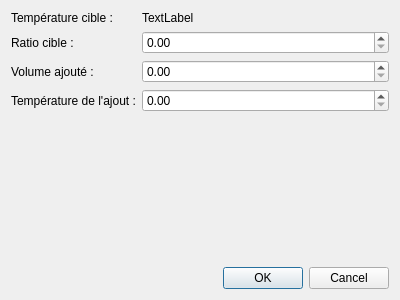
<?xml version="1.0" encoding="UTF-8"?>
<ui version="4.0">
 <class>DialogStepBrewday</class>
 <widget class="QDialog" name="DialogStepBrewday">
  <property name="geometry">
   <rect>
    <x>0</x>
    <y>0</y>
    <width>400</width>
    <height>300</height>
   </rect>
  </property>
  <property name="windowTitle">
   <string>Ajuster le brassage</string>
  </property>
  <layout class="QGridLayout" name="gridLayout">
   <item row="0" column="0">
    <layout class="QFormLayout" name="formLayout">
     <item row="0" column="0">
      <widget class="QLabel" name="label">
       <property name="text">
        <string>Température cible :</string>
       </property>
      </widget>
     </item>
     <item row="0" column="1">
      <widget class="QLabel" name="labelTargetTemp">
       <property name="text">
        <string>TextLabel</string>
       </property>
      </widget>
     </item>
     <item row="1" column="0">
      <widget class="QLabel" name="label_2">
       <property name="text">
        <string>Ratio cible :</string>
       </property>
      </widget>
     </item>
     <item row="2" column="0">
      <widget class="QLabel" name="label_3">
       <property name="text">
        <string>Volume ajouté :</string>
       </property>
      </widget>
     </item>
     <item row="3" column="0">
      <widget class="QLabel" name="label_4">
       <property name="text">
        <string>Température de l'ajout :</string>
       </property>
      </widget>
     </item>
     <item row="1" column="1">
      <widget class="QDoubleSpinBox" name="doubleSpinBoxTargetRatio"/>
     </item>
     <item row="2" column="1">
      <widget class="QDoubleSpinBox" name="doubleSpinBoxInfuseAmount"/>
     </item>
     <item row="3" column="1">
      <widget class="QDoubleSpinBox" name="doubleSpinBoxWaterTemp"/>
     </item>
    </layout>
   </item>
   <item row="1" column="0">
    <widget class="QDialogButtonBox" name="buttonBox">
     <property name="orientation">
      <enum>Qt::Horizontal</enum>
     </property>
     <property name="standardButtons">
      <set>QDialogButtonBox::Cancel|QDialogButtonBox::Ok</set>
     </property>
    </widget>
   </item>
  </layout>
 </widget>
 <resources/>
 <connections>
  <connection>
   <sender>buttonBox</sender>
   <signal>accepted()</signal>
   <receiver>DialogStepBrewday</receiver>
   <slot>accept()</slot>
   <hints>
    <hint type="sourcelabel">
     <x>248</x>
     <y>254</y>
    </hint>
    <hint type="destinationlabel">
     <x>157</x>
     <y>274</y>
    </hint>
   </hints>
  </connection>
  <connection>
   <sender>buttonBox</sender>
   <signal>rejected()</signal>
   <receiver>DialogStepBrewday</receiver>
   <slot>reject()</slot>
   <hints>
    <hint type="sourcelabel">
     <x>316</x>
     <y>260</y>
    </hint>
    <hint type="destinationlabel">
     <x>286</x>
     <y>274</y>
    </hint>
   </hints>
  </connection>
 </connections>
</ui>
